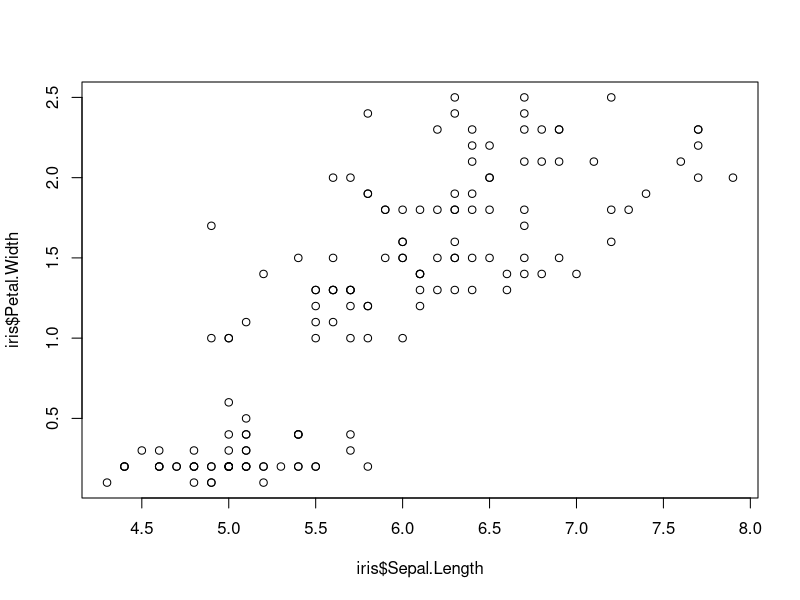
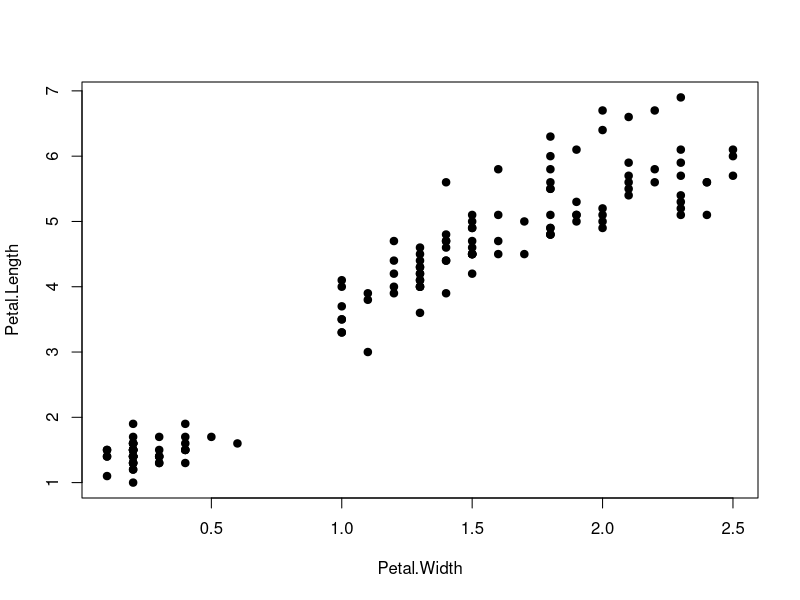
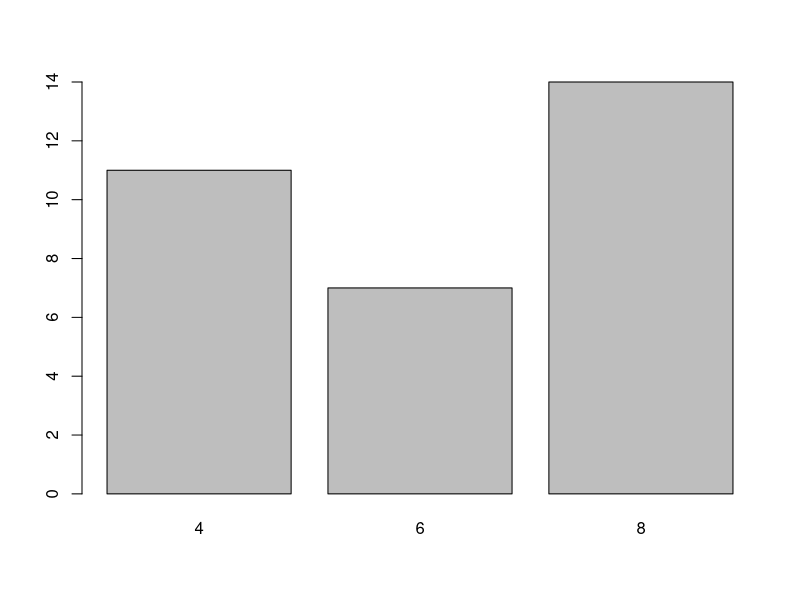
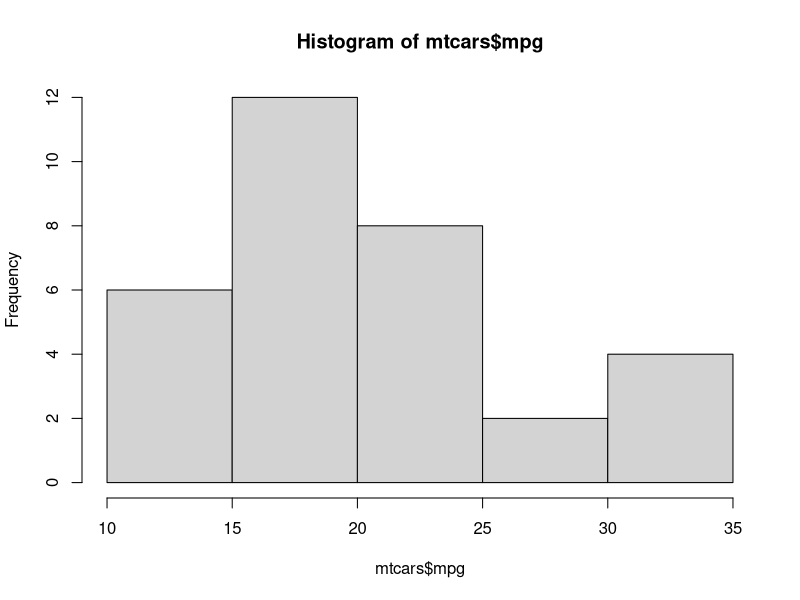
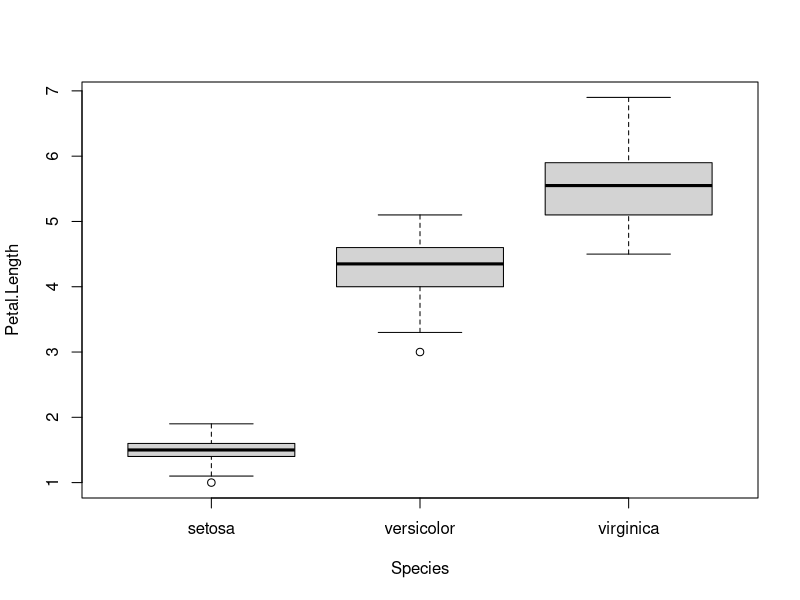
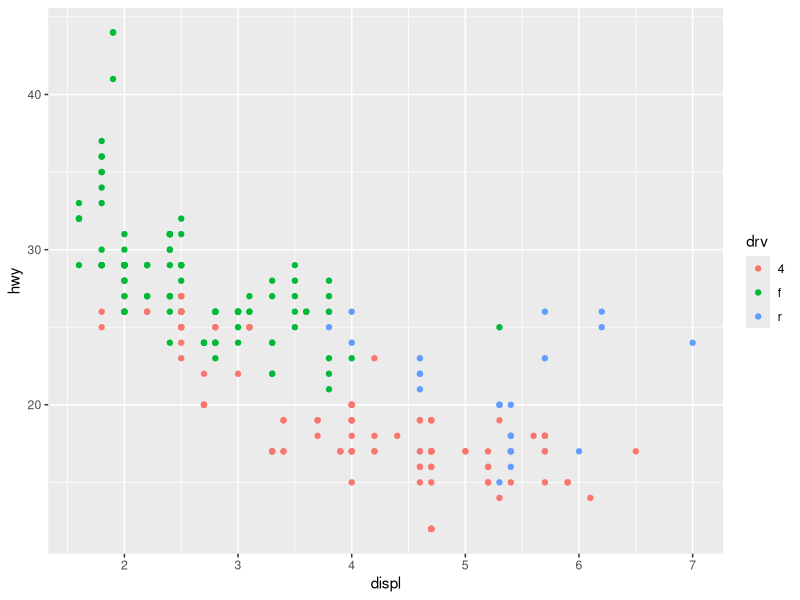
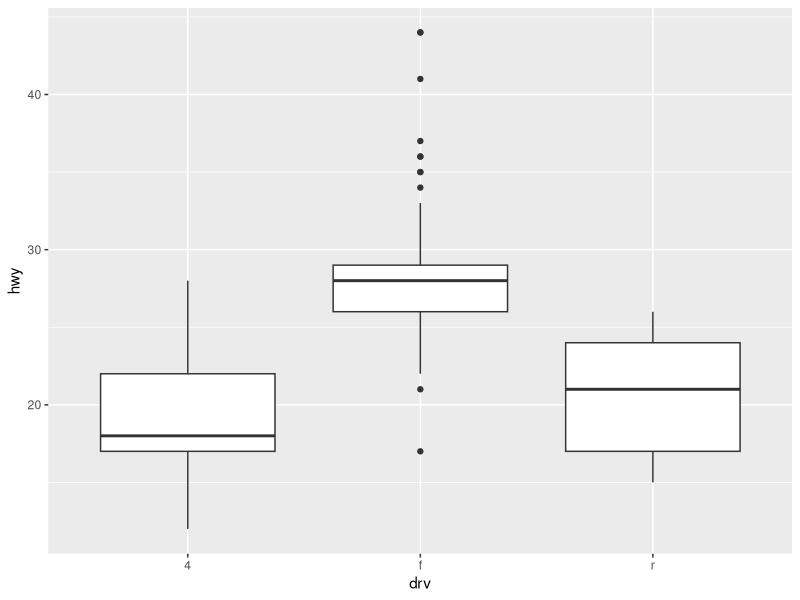
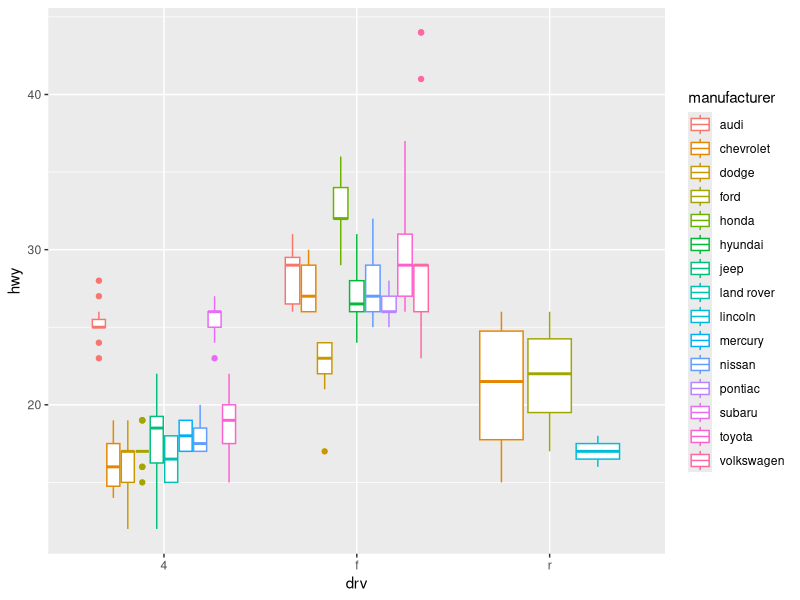

These charts were generated, in order, by the following R code:
################################################################################
## CAPITULO 04 - Graficos no R
## jean resende
################################################################################
plot(iris$Sepal.Length, iris$Petal.Width)

plot(Petal.Length ~ Petal.Width,
     data = iris,
     pch = 19,
     cex = 1) 

table(mtcars$cyl)

barplot(table(mtcars$cyl))

hist(mtcars$mpg)

boxplot(Petal.Length ~ Species, data = iris)

install.packages("ggplot2")
library(ggplot2)
qplot(displ, hwy, data = mpg, color = drv)
qplot(drv, hwy, data = mpg, geom = "boxplot")
qplot(drv, hwy, data = mpg, geom = "boxplot", color = manufacturer)

g <- ggplot(mpg, aes(displ, hwy))
g + geom_point()
g + geom_point() + geom_smooth()

g + geom_point() + geom_smooth(method = "lm") + ggtitle("Meu Grafico")

g + geom_point(color = "pink", size = 4, alpha = 1/2)
